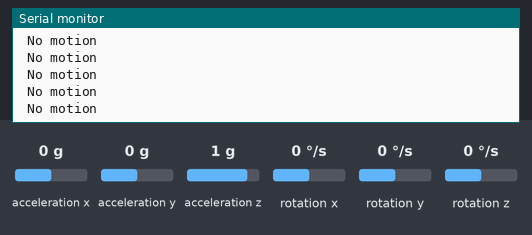
A sketch run on a simulated Arduino Uno, built with avr-gcc and run on an emulated ATmega328P. Shown: the last lines printed to the serial monitor. The test bench sets the inputs (shaded band); at power-on: acceleration x 0 g, acceleration y 0 g, acceleration z 1 g, rotation x 0 °/s, rotation y 0 °/s, rotation z 0 °/s.

Above: at 1.2 s.
1.3 s: acceleration x set to -1.4 g
At 1.35 s:
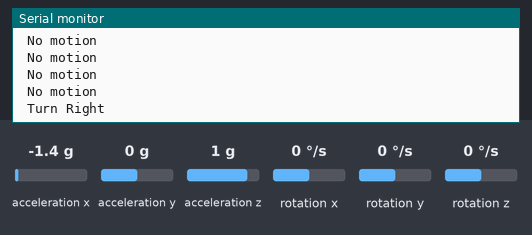
3.2 s: acceleration y set to -1.4 g
At 3.29 s:
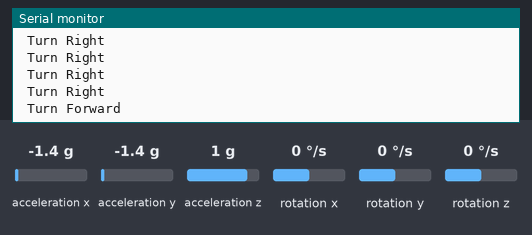
4.8 s: acceleration x set to 0.8 g
At 4.93 s:
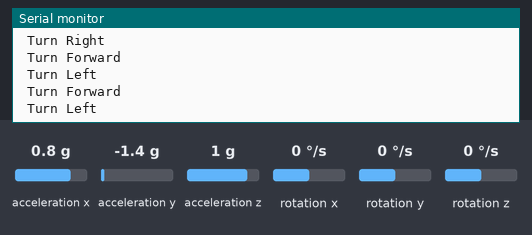
6.4 s: acceleration y set to 0.8 g
At 6.48 s:
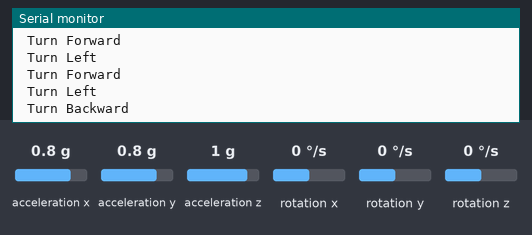

The sketch:

MPU6050_BT_Tx.ino
```cpp
# include <Wire.h>
# include <MPU6050.h>
# include <SoftwareSerial.h>
SoftwareSerial MyBlue (2 ,3) ;

MPU6050 mpu ;

void setup ()
{
  Serial.begin(115200) ;
  MyBlue.begin (38400) ;
  Serial.println(" Initialize MPU6050 ");
  while(! mpu . begin ( MPU6050_SCALE_2000DPS , MPU6050_RANGE_2G ))
  {
    Serial . println (" Could not find a valid MPU6050 sensor , check wiring !");
    delay (500) ;
  }
  checkSettings () ;
}

void checkSettings ()
{
  Serial . println () ;
  Serial . print (" * Sleep Mode : ") ;
  Serial . println ( mpu . getSleepEnabled () ? " Enabled " : " Disabled ") ;
  Serial . print (" * Clock Source : ");
  switch (mpu.getClockSource())
  {
    case MPU6050_CLOCK_KEEP_RESET : Serial . println (" Stops the clock and keeps the timing generator in reset "); break ;
    case MPU6050_CLOCK_EXTERNAL_19MHZ : Serial . println (" PLL with external 19.2 MHz reference "); break ;
    case MPU6050_CLOCK_EXTERNAL_32KHZ : Serial . println (" PLL with external 32.768 kHz reference ") ; break ;
    case MPU6050_CLOCK_PLL_ZGYRO : Serial . println (" PLL with Z axis gyroscope reference "); break ;
    case MPU6050_CLOCK_PLL_YGYRO : Serial . println (" PLL with Y axis gyroscope reference "); break ;
    case MPU6050_CLOCK_PLL_XGYRO : Serial . println (" PLL with X axis gyroscope reference "); break ;
    case MPU6050_CLOCK_INTERNAL_8MHZ : Serial . println (" Internal 8 MHz oscillator "); break ;
 }

 Serial . print (" * Accelerometer : ");
 switch ( mpu . getRange () )
 {
  case MPU6050_RANGE_16G : Serial . println ("+/ - 16 g"); break ;
  case MPU6050_RANGE_8G : Serial . println ("+/ - 8 g"); break ;
  case MPU6050_RANGE_4G : Serial . println ("+/ - 4 g"); break ;
  case MPU6050_RANGE_2G : Serial . println ("+/ - 2 g"); break ;
 }

 Serial . print (" * Accelerometer offsets : ");
 Serial . print ( mpu . getAccelOffsetX () ) ;
 Serial . print (" / ");
 Serial . print ( mpu . getAccelOffsetY () ) ;
 Serial . print (" / ");
 Serial . println ( mpu . getAccelOffsetZ () );

 Serial . println () ;
 }

void loop ()
{
  Vector normAccel = mpu.readNormalizeAccel() ;

  int x = normAccel.XAxis;
  int y = normAccel.YAxis;

  if(x>5)
  {
    Serial . println (" Turn Left ");
    MyBlue.write ("L");
  }
  if(x < -5)
  {
    Serial . println (" Turn Right ");
    MyBlue.write ("L");
  }
  if(y < -8)
  {
    Serial . println (" Turn Forward ");
    MyBlue . write ("L");
  }
  if(y > 5)
  {
    Serial . println (" Turn Backward ");
    MyBlue . write ("L");
  }
  if(((x > -5) && (x < 5)) && ((y > -8) && (y < 5)))
  {
    Serial . println (" No motion ");
    MyBlue . write ("L");
  }
 delay (100) ;
}
```

Measured:
- after the input at 1.3 s, the serial monitor: prints a new line at once (image 1)
- after the input at 3.2 s, the serial monitor: prints a new line after 0.09 s (image 2)
- after the input at 4.8 s, the serial monitor: prints a new line at once (image 3)
- after the input at 6.4 s, the serial monitor: prints a new line after 0.07 s (image 4)
